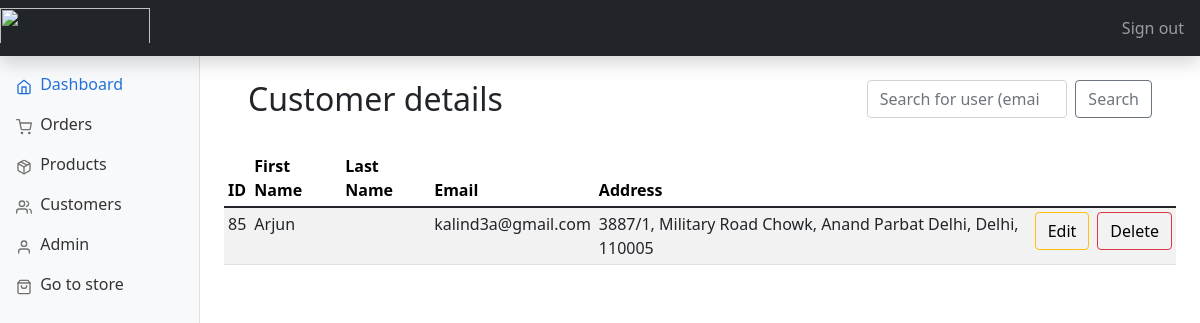
Page /admin/customers.php?id=85 (signed in) on the committed database.
### tables this page shows
CREATE TABLE `user` (
  `user_Lname` varchar(20) NOT NULL,
  `email` varchar(50) NOT NULL,
  `user_password` varchar(50) NOT NULL,
  `user_id` int(3) NOT NULL,
  `user_fname` varchar(20) NOT NULL,
  `user_address` text NOT NULL
);

### admin/includes/functions.php (called while the page is built, shortened)
<?php
$connection = mysqli_connect("localhost", "root", "", "PharmEasy");
function query($query)
{
    global $connection;
    $run = mysqli_query($connection, $query);
    if ($run) {
        while ($row = $run->fetch_assoc()) {
            $data[] = $row;
        }
        return $data;
    } else {
        return 0;
    }
}
function all_users()
{
    $query = "SELECT user_id ,user_fname ,user_lname ,email ,user_address FROM user";
    $data = query($query);
    return $data;
}
function get_user_details()
{
    if ($_GET['id']) {
        $id = $_GET['id'];
        $query = "SELECT * FROM user WHERE user_id=$id";
        $data = query($query);
        return $data;
    }
}
function check_admin($id)
{
    $query = "SELECT admin_id FROM admin where admin_id='$id'";
    $row = query($query);
    if (empty($row)) {
        return 0;
    } else {
        return 1;
    }
}

### admin/customers.php (the view, shortened to what this page needs)
<?php
include "includes/head.php";
?>
<body>
    <?php
    include "includes/header.php"
    ?>
    <?php
    include "includes/sidebar.php";
    ?>
    <main class="col-md-9 ms-sm-auto col-lg-10 px-md-4">
        <div class="container">
            <div class="row align-items-start">
                <div class="col">
                    <br>
                    <h2>Customer details</h2>
                    <br>
                </div>
                <div class="col">
                    <br>
                    <form class="d-flex" method="GET" action="customers.php">
                        <input class="form-control me-2 col" type="search" name="search_user_email" placeholder="Search for user (email)" aria-label="Search">
                        <button class="btn btn-outline-secondary" type="submit" name="search_user" value="search">Search</button>
                    </form>
                    <br>
                </div>
            </div>
        </div>
        <div class="table-responsive">
            <table class="table table-striped table-sm">
                <thead>
                    <tr>
                        <th scope="col">ID</th>
                        <th scope="col">First Name</th>
                        <th scope="col">Last Name</th>
                        <th scope="col">Email</th>
                        <th scope="col">Address</th>
                </thead>
                <tbody>
                    <?php
                    $data = all_users();
                    if (isset($_GET['search_user'])) {
                        $query = search_user();
                        if (isset($query)) {
                            $data = $query;
                        } else {
                            get_redirect("customers.php");
                        }
                    } elseif (isset($_GET['id'])) {
                        $data = get_user_details();
                    }
                    $num = sizeof($data);
                    for ($i = 0; $i < $num; $i++) {
                    ?>
                        <tr>
                            <td><?php echo $data[$i]['user_id'] ?></td>
                            <td><?php echo $data[$i]['user_fname'] ?></td>
                            <td><?php echo $data[$i]['user_lname'] ?></td>
                            <td><?php echo $data[$i]['email'] ?></td>
                            <td><?php echo $data[$i]['user_address'] ?></td>
                            <td>
                                <button type="button" class="btn pull-left btn-outline-warning"><a style="text-decoration: none; color:black;" href="customers.php?edit=<?php echo $data[$i]['user_id'] ?>">Edit</a></button>
                            </td>
                            <td>
                                <button type="button" class="btn pull-left btn-outline-danger"><a style="text-decoration: none; color:black;" href="customers.php?delete=<?php echo $data[$i]['user_id'] ?>">Delete</a></button>
                            </td>
                        </tr>
                    <?php  }
                    ?>
                </tbody>
            </table>
        </div>
    </main>
</body>

### admin/dashboard.css (style rules this page uses)
body { font-size: 0.875rem; }

### rows in the picture
user: user_id "85", user_fname "Arjun", email "kalind3a@gmail.com", user_address "3887/1, Military Road Chowk, Anand Parbat Delhi, Delhi, 110005"
